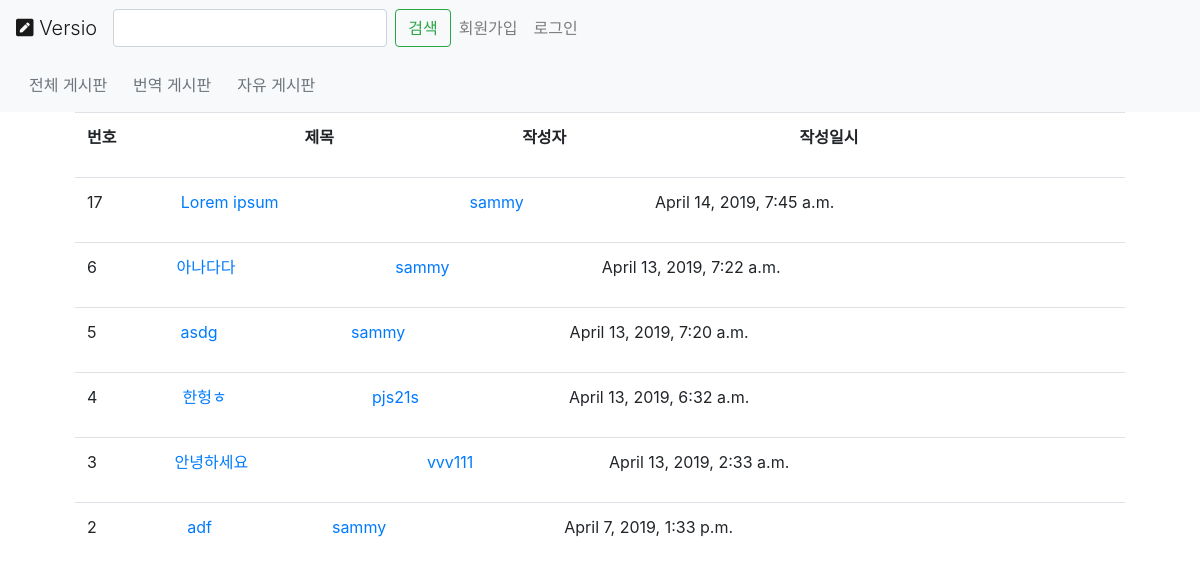
The page /posts/ on the database as committed earlier.
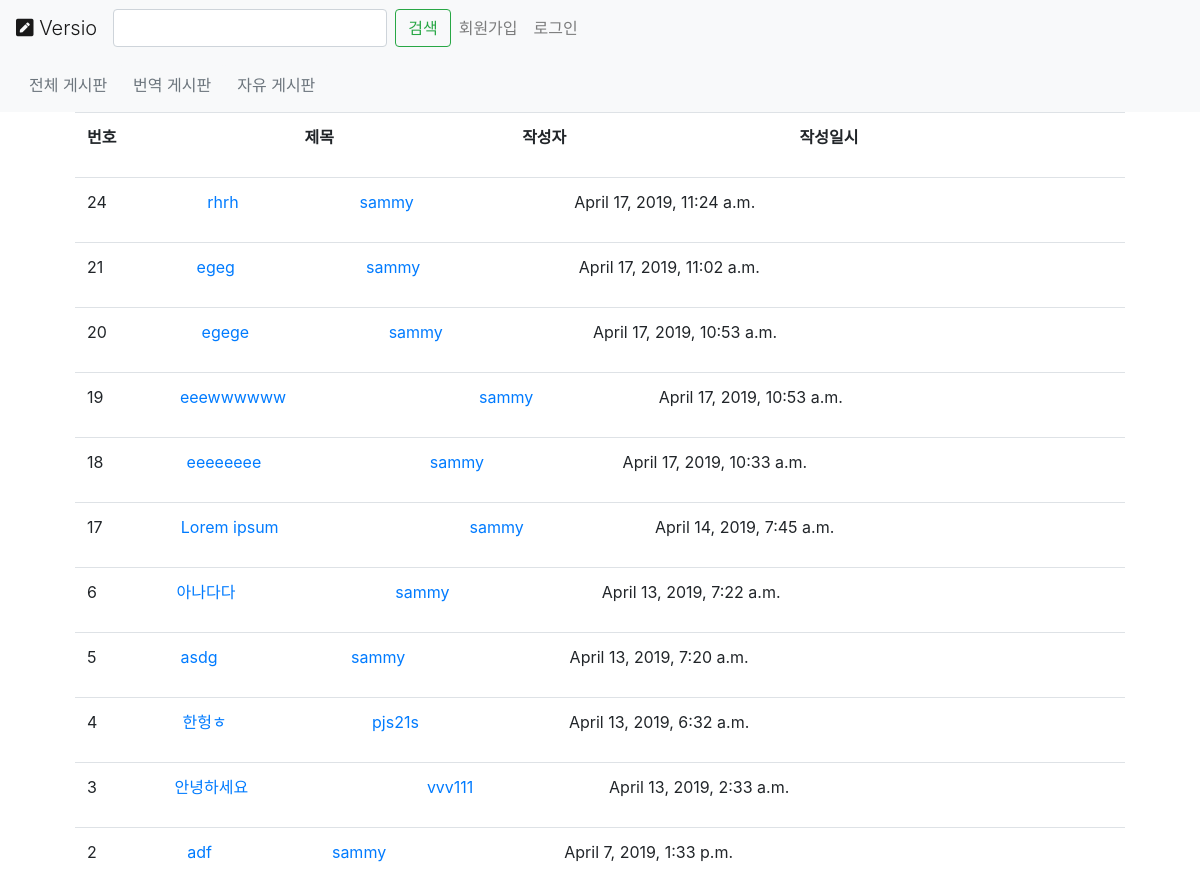
The same page on the database as committed later.
### posts/models.py (models this page shows, shortened)
class Post(models.Model, HitCountMixin):
    user = models.ForeignKey(User, on_delete=models.CASCADE)
    created_at = models.DateTimeField(auto_now=True)
    text = RichTextField()
    title = models.CharField(max_length=100)
    class Meta:
        ordering = ["-created_at"]
        unique_together = ["title"]

### posts/views.py (the view)
# urls.py: path('', views.PostList.as_view(), name="all"),
class PostList(generic.ListView):
    model = models.Post

### posts/templates/posts/post_list.html
{% extends "posts/post_base.html" %}
{% block post_content %}
<div class="col-lg">
	<div class="table-responsive">
		<table class="table">
		<thaed>
			<tr>
			<th scope="col">번호</th>
			<th scope="col">제목</th>
			<th scope="col">작성자</th>
			<th scope="col">작성일시</th>
			</tr>
		</thaed>
		</table>
	</div>
	{% for post in post_list %}
        {% include "posts/_post.html" %}
	{% endfor %}
</div>
{% endblock %}

### posts/templates/posts/post_base.html (shortened to what this page needs)
{% extends "base.html" %}
{% block body_block %}
<div class="posts-page">
    <div class="container">
        {% block post_content %}{% endblock %}
    </div>
{% endblock %}

### templates/base.html (shortened to what this page needs)
<!DOCTYPE html>
<html>
    <head>
        <link rel="stylesheet" href="https://stackpath.bootstrapcdn.com/bootstrap/4.3.1/css/bootstrap.min.css"
>
        <link rel="stylesheet" href="https://use.fontawesome.com/releases/v5.8.1/css/all.css">
    </head>
    <body>
        <nav class="navbar navbar-expand-lg navbar-light bg-light">
            <a class="navbar-brand display-4" href="{% url 'index'%}"><i class="fas fa-pen-square fa-xm"></i> Versio</a>
                <div class="collapse navbar-collapse " id="Nav_base">
                    <div class="navbar-nav">
                        <form class="form-inline">
                            <input class="form-control mr-sm-2" type="search" aria-label="Search">
                            <button class="btn btn-outline-success my-2 my-sm-0" type="submit">검색</button>
                        </form>
                    {% if user.is_authenticated %}
                        <a class="nav-item nav-link" href="{% url 'accounts:profile' %}"><i class="fas fa-user-circle fa-lg"></i></a>
                        <a class="nav-item nav-link" href="#"><i class="fas fa-bell fa-lg"></i></a>
                        <a class="nav-item nav-link" href="{% url 'accounts:logout' %}">로그아웃</a>
                        <a class="nav-item nav-link" href="{% url 'posts:create' %}">글쓰기</a>
                    {% else %}
                        <a class="nav-item nav-link" href="{% url 'accounts:register' %}">회원가입</a>
                        <a class="nav-item nav-link" href="{% url 'accounts:login' %}">로그인</a>
                    {% endif %}
                    </div>
                </div>
        </nav>
        <nav class="navbar navbar-light bg-light">
            <form class="form-inline ">
                <button class="btn btn-light" type="button"><a href="{% url 'posts:all' %}"><span class="text-muted align-middle">전체 게시판</span></a></button>
                <button class="btn btn-light" type="button"><a href="{% url 'posts:translation' %}"><span class="text-muted align-middle">번역 게시판</span></a></button>
                <button class="btn btn-light" type="button"><a href="{% url 'posts:free_speech' %}"><span class="text-muted align-middle">자유 게시판</span></a></button>
            </form>
        </nav>
        <div class="container">
            {% block body_block %}
            {% endblock %}
        </div>
    </body>
</html>

### posts/templates/posts/_post.html
<div class="table-responsive">
    <table class="table">
    <tbody>
        <tr scope="row">
          <td>{{post.id}}</td>
          <td><a href="{% url 'posts:single' username=post.user.username pk=post.pk %}">{{post.title}}</a></td>
          <td><a href="{% url 'posts:for_user' username=post.user.username %}">{{post.user.username}}</a></td>
          <td><time class="time">{{ post.created_at }}</time></td>
        </tr>
    </tbody>
    </table>
</div>

Rows that differ between the two databases and show on the page:
added Post: id "24", title "rhrh", user.username "sammy", created_at "April 17, 2019, 11:24 a.m."
added Post: id "21", title "egeg", user.username "sammy", created_at "April 17, 2019, 11:02 a.m."
added Post: id "20", title "egege", user.username "sammy", created_at "April 17, 2019, 10:53 a.m."
added Post: id "19", title "eeewwwwww", user.username "sammy", created_at "April 17, 2019, 10:53 a.m."
added Post: id "18", title "eeeeeeee", user.username "sammy", created_at "April 17, 2019, 10:33 a.m."
